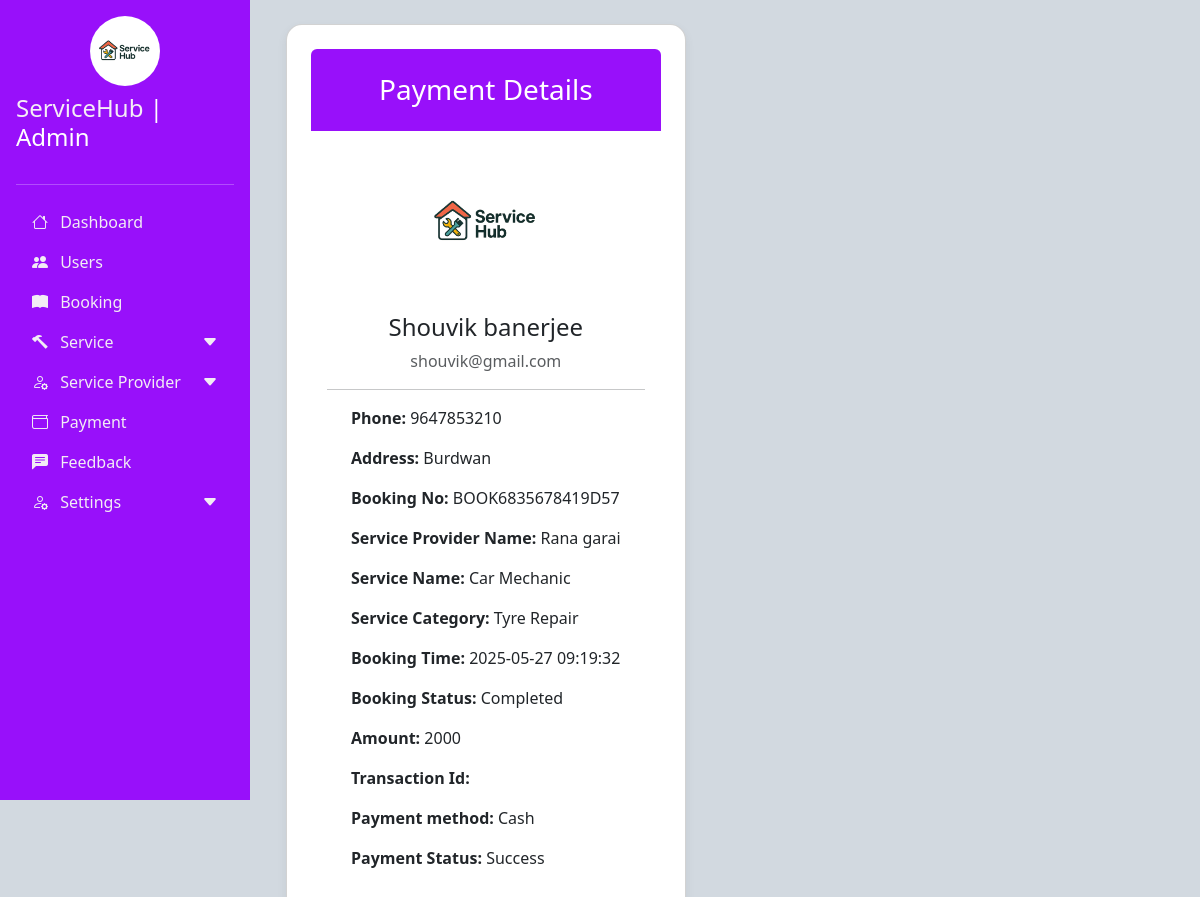
Page /Admin/paymentview.php?id=15 (signed in) on the committed database.
### tables this page shows
CREATE TABLE `booking` (
  `booking_id` int(11) NOT NULL,
  `user_id` int(11) NOT NULL,
  `service_id` int(11) NOT NULL,
  `provider_id` int(11) NOT NULL,
  `booking_status` enum('pending','accepted','rejected','completed') NOT NULL,
  `booking_time` datetime NOT NULL,
  `amount` int(11) NOT NULL,
  `payment_method` enum('card','paypal','upi','cash') NOT NULL,
  `payment_status` enum('pending','success','failed','refunded') NOT NULL,
  `transaction_id` varchar(100) NOT NULL,
  `created_at` timestamp NOT NULL DEFAULT current_timestamp(),
  `booking_no` varchar(100) NOT NULL,
  `reason` text NOT NULL,
  `subservice_id` int(100) NOT NULL
);

CREATE TABLE `users` (
  `user_id` int(11) NOT NULL,
  `name` varchar(50) NOT NULL,
  `dob` date NOT NULL,
  `email` varchar(50) NOT NULL,
  `password` varchar(30) NOT NULL,
  `phone` varchar(15) NOT NULL,
  `address` text NOT NULL,
  `image` text NOT NULL,
  `created_at` timestamp NOT NULL DEFAULT current_timestamp(),
  `updated_at` timestamp NOT NULL DEFAULT current_timestamp()
);

CREATE TABLE `service_providers` (
  `provider_id` int(11) NOT NULL,
  `image` text NOT NULL,
  `service_id` int(10) NOT NULL,
  `description` text NOT NULL,
  `approved_action` enum('pending','approved','rejected') NOT NULL,
  `created_at` timestamp NOT NULL DEFAULT current_timestamp(),
  `businessname` varchar(50) NOT NULL,
  `lisenceno` text NOT NULL,
  `identityno` text NOT NULL,
  `identityimage` text NOT NULL,
  `email` text NOT NULL,
  `phone` varchar(15) DEFAULT NULL,
  `provider_name` varchar(100) NOT NULL,
  `password` text NOT NULL,
  `address` text NOT NULL
);

CREATE TABLE `service` (
  `service_id` int(11) NOT NULL,
  `service_name` varchar(20) NOT NULL,
  `image` text NOT NULL
);

CREATE TABLE `subservice` (
  `subservice_id` int(11) NOT NULL,
  `service_id` int(11) NOT NULL,
  `subservice_name` varchar(40) NOT NULL,
  `service_des` text NOT NULL,
  `image` text NOT NULL
);

### Admin/paymentview.php (the view, shortened to what this page needs)
<!DOCTYPE html>
<html lang="en">
<head>
    <link href="https://cdn.jsdelivr.net/npm/bootstrap@5.3.0/dist/css/bootstrap.min.css" rel="stylesheet">
    <link rel="stylesheet" href="https://cdn.jsdelivr.net/npm/bootstrap-icons@1.10.0/font/bootstrap-icons.css">
    <link rel="stylesheet" href="custom.css">
     <link rel="stylesheet" href="hideScrollbar.css">
</head>
<body>
<?php
include_once "connection.php";
$res = mysqli_query($con, "SELECT *, users.name, users.email, service_providers.provider_name, service.service_name,subservice.subservice_name
FROM booking JOIN users ON booking.user_id = users.user_id JOIN service_providers ON booking.provider_id = service_providers.provider_id JOIN service ON
 booking.service_id = service.service_id JOIN subservice ON booking.subservice_id = subservice.subservice_id where booking_id='".$_GET['id']."'");
$row = mysqli_fetch_assoc($res);
?>
<div class="d-flex">
    <?php include_once "sidenav.php"; ?>
    <div class="main-content p-4" id="mainContent">
        <div class="container-fluid d-flex justify-content-center align-items-center" style="min-height: 100vh;">
            <div class="card profile-card p-4 text-center w-100" style="max-width: 600px;">
                <div class="bg text-white p-4 rounded-top">
                <h3 class="mb-0">Payment Details</h3>
                </div>
                <img src="img/i1.jpeg" alt="Profile Picture" class="profile-img mx-auto mt-3">
                <div class="card-body">
                    <h4 class="card-title"><?php echo ucfirst($row['name']); ?></h4>
                    <p class="text-muted"><?php echo $row['email']; ?></p>
                    <hr>
                    <div class="text-start px-2 px-md-4">
                        <p><strong>Phone:</strong> <?php echo $row['phone']; ?></p>
                        <p><strong>Address:</strong> <?php echo ucfirst($row['address']); ?></p>
                        <p><strong>Booking No:</strong> <?php echo $row['booking_no']; ?></p>
                        <p><strong>Service Provider Name:</strong> <?php echo $row['provider_name']; ?></p>
                        <p><strong>Service Name:</strong> <?php echo $row['service_name']; ?></p>
                        <p><strong>Service Category:</strong> <?php echo $row['subservice_name']; ?></p>
                        <p><strong>Booking Time:</strong> <?php echo $row['booking_time']; ?></p>
                        <p><strong>Booking Status:</strong> <?php echo ucfirst($row['booking_status']); ?></p>
                        <p><strong>Amount:</strong> <?php echo ucfirst($row['amount']); ?></p>
                        <p><strong>Transaction Id:</strong> <?php echo $row['transaction_id']; ?></p>
                        <p><strong>Payment method:</strong> <?php echo ucfirst($row['payment_method']); ?></p>
                        <p><strong>Payment Status:</strong> <?php echo ucfirst($row['payment_status']); ?></p>
                    </div>
                </div>
            </div>
        </div>
    </div>
</div>
</body>
</html>

### Admin/custom.css (style rules this page uses)
body { overflow-x: hidden; background-color: rgb(210, 217, 224); }
.main-content { margin-left: 250px; transition: all 0.3s; }
.bg { background-color: #9b43da; }

### Admin/hideScrollbar.css (style rules this page uses)
html { overflow: scroll; overflow-x: hidden; }

### Admin/paymentview.php (style rules this page uses)
.profile-card { max-width: 600px; margin: auto; border-radius: 1rem; box-shadow: 0 4px 8px rgba(88, 86, 86, 0.1); }
.profile-img { width: 150px; height: 150px; object-fit: cover; border-radius: 50%; margin-top: -75px; border: 5px solid white; }
.bg { background-color:#9810FA; }

### rows in the picture
booking: user.name "Shouvik banerjee", user.email "shouvik@gmail.com", provider.phone "9647853210", provider.address "Burdwan", booking_no "BOOK6835678419D57", provider.provider_name "Rana garai", service.service_name "Car Mechanic", subservice.subservice_name "Tyre Repair", booking_time "2025-05-27 09:19:32", booking_status "Completed", amount "2000", payment_method "Cash", payment_status "Success"
